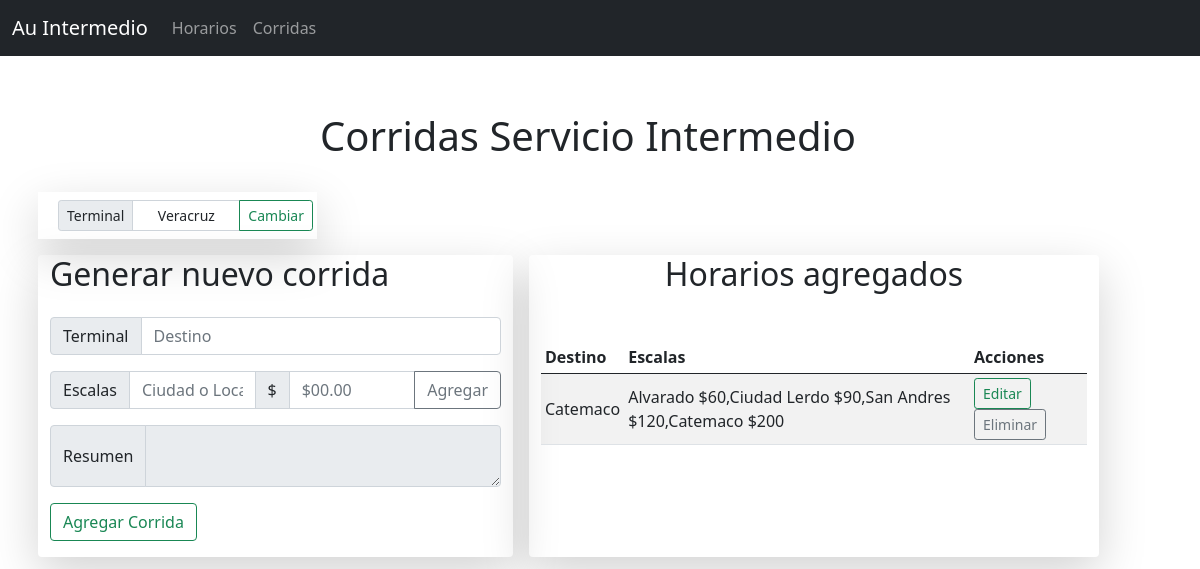
Screenshot of /corridas with the database file from the repository.
### app.py (models this page shows)
class Terminal(db.Model):
    __tablename__ = "terminal"
    id = db.Column(db.Integer, primary_key = True)
    terminal = db.Column(db.String, nullable = False)

class Corrida(db.Model):
    __tablename__ = "corrida"
    id = db.Column(db.Integer, primary_key = True)
    destino = db.Column(db.String(100), nullable = False)
    escala = db.Column(db.String, nullable = False)

### app.py (the view, shortened to what this page needs)
@app.route('/corridas', methods = ['GET', 'POST']) #vista de Corridas
def corridas():
    return render_template('corridas.html', corridas = Corrida.query, terminal = Terminal.query.first())

### templates/corridas.html
{% extends 'base.html' %}
    {% block content %}
      <div class="row justify-content-center mb-3 mt-5">
        <h1 class=" d-flex justify-content-center">Corridas Servicio Intermedio</h1>
      </div>
      <div class="row">
        <div class="col-3 bg-transparent shadow-lg m-2">
          <form action="/editar_terminal" method="post">
            <div class="input-group input-group-sm m-2">
              <span class="input-group-text" id="inputGroup-sizing-sm">Terminal</span>
              <input type="text" class="form-control text-center" name="terminal" value="{{terminal.terminal}}" required>
              <button class="btn btn-outline-success" type="submit">Cambiar</button>
            </div>
          </form>
        </div>
      </div>
      <div class="formcontent col-ms-12 col-md-12 col-lg-5 m-2 rounded-2 shadow-lg bg-transparent">
        <h2 class="mb-4">Generar nuevo corrida</h2>
        <form action="/corridas" method="post">
          <div class="input-group mb-3">
            <span class="input-group-text">Terminal</span>
            <input type="text" class="form-control" placeholder="Destino" name="destino">
          </div>
          <div class="input-group mb-3">
            <span class="input-group-text">Escalas</span>
            <input type="text" class="form-control" placeholder="Ciudad o Localidad" id="escala">
            <span class="input-group-text">$</span>
            <input type="number" class="form-control" placeholder="$00.00" id="costo">
            <button class="btn btn-outline-secondary" type="button" id="precio" onclick="add_escala()">Agregar</button>
          </div>
          <div class="input-group mb-3">
            <span class="input-group-text" id="escala">Resumen</span>
            <textarea class="form-control" placeholder="" id="escalas" name="escala" readonly></textarea>
          </div>
          <div class="input-group mb-3">
            <button class=" btn btn-outline-success" type="submit">Agregar Corrida</button>
          </div>
        </form>
      </div>
        <div class="tablecontent col-md-12 col-sm-12 col-lg-6 rounded-2 m-2 shadow-lg bg-transparent">
          <h2 class="mb-5 text-center">Horarios agregados</h2>
          <table class="table table-sm table-striped align-middle">
            <thead>
              <tr>
                <th>Destino</th>
                <th>Escalas</th>
                <th>Acciones</th>
              </tr>
            </thead>
            <tbody>
              {% for i in corridas %}
              <tr>
                <td>{{i.destino}}</td>
                <td>{{i.escala}}</td>
                <td>
                  <a href="/modal1/{{i.id}}" class="btn btn-sm btn-outline-success">Editar</a>
                  <a href="/delete_corridas/{{i.id}}" class=" btn btn-sm btn-outline-secondary">Eliminar</a>
                </td>
              </tr>
              {% endfor %}
            </tbody>
          </table>
      </div>
    {% endblock %}

### rows the page displays
Terminal: terminal "Veracruz"
Corrida: destino "Catemaco", escala "Alvarado $60,Ciudad Lerdo $90,San Andres $120,Catemaco $200"
